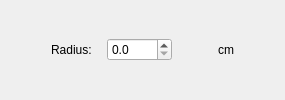
                            <widget class="QWidget" name="pageCircle">
                             <layout class="QGridLayout" name="gridLayout_6">
                              <item row="0" column="2">
                               <widget class="QDoubleSpinBox" name="sbAreaRaio">
                                <property name="maximumSize">
                                 <size>
                                  <width>65</width>
                                  <height>16777215</height>
                                 </size>
                                </property>
                                <property name="decimals">
                                 <number>1</number>
                                </property>
                                <property name="maximum">
                                 <double>10000.000000000000000</double>
                                </property>
                                <property name="singleStep">
                                 <double>1.000000000000000</double>
                                </property>
                               </widget>
                              </item>
                              <item row="0" column="5">
                               <spacer name="horizontalSpacer_34">
                                <property name="orientation">
                                 <enum>Qt::Horizontal</enum>
                                </property>
                                <property name="sizeHint" stdset="0">
                                 <size>
                                  <width>40</width>
                                  <height>20</height>
                                 </size>
                                </property>
                               </spacer>
                              </item>
                              <item row="0" column="0">
                               <spacer name="horizontalSpacer_32">
                                <property name="orientation">
                                 <enum>Qt::Horizontal</enum>
                                </property>
                                <property name="sizeHint" stdset="0">
                                 <size>
                                  <width>40</width>
                                  <height>20</height>
                                 </size>
                                </property>
                               </spacer>
                              </item>
                              <item row="0" column="3">
                               <spacer name="horizontalSpacer_35">
                                <property name="orientation">
                                 <enum>Qt::Horizontal</enum>
                                </property>
                                <property name="sizeHint" stdset="0">
                                 <size>
                                  <width>40</width>
                                  <height>20</height>
                                 </size>
                                </property>
                               </spacer>
                              </item>
                              <item row="0" column="1">
                               <widget class="QLabel" name="label_81">
                                <property name="minimumSize">
                                 <size>
                                  <width>50</width>
                                  <height>0</height>
                                 </size>
                                </property>
                                <property name="text">
                                 <string>Radius:</string>
                                </property>
                               </widget>
                              </item>
                              <item row="0" column="4">
                               <widget class="QLabel" name="label_80">
                                <property name="text">
                                 <string>cm</string>
                                </property>
                               </widget>
                              </item>
                             </layout>
                            </widget>
